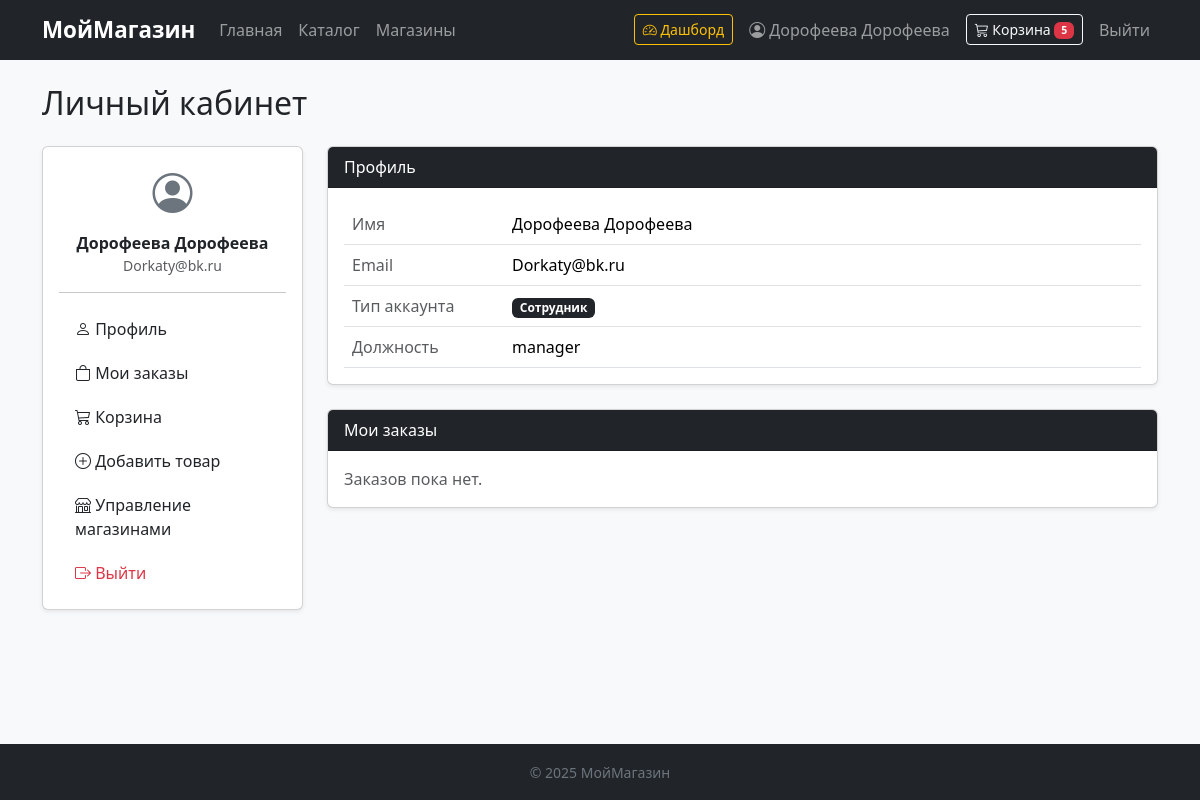
/account (signed in), run on the app's committed database.
### data/users.py (models this page shows, shortened)
class User(SqlAlchemyBase, UserMixin):
    __tablename__ = 'users'
    id = Column(Integer, primary_key=True, autoincrement=True)
    name = Column(String, nullable=True)
    email = Column(String, index=True, unique=True, nullable=True)
    hashed_password = Column(String, nullable=True)
    role = Column(Enum("admin", "user", "manager", "warehouse", "support", "courier", name="user_roles"), nullable=True)
    created_date = Column(DateTime, default=datetime.datetime.now)

### app.py (the view)
@app.route('/account')
@login_required
def account():
    return render_template('account.html', user=current_user)

### app.py (called while the page is built)
@contextmanager
def session_scope():
    db_sess = db_session.create_session()
    try:
        yield db_sess
    finally:
        db_sess.close()

def cart_count():
    if not current_user.is_authenticated:
        return 0
    with session_scope() as db_sess:
        items = db_sess.query(Cart).filter(Cart.user_id == current_user.id).all()
        return sum(item.quantity for item in items)

@app.context_processor
def inject_cart_count():
    return dict(cart_count=cart_count())

@login_manager.user_loader
def load_user(user_id):
    with session_scope() as db_sess:
        return db_sess.get(User, user_id)

### data/db_session.py (called while the page is built)
def create_session() -> Session:
    global __factory
    return __factory()

### templates/account.html (shortened to what this page needs)
{% extends 'base.html' %}
{% block content %}
<h2 class="mb-4">Личный кабинет</h2>
<div class="row g-4">
    <div class="col-md-3">
        <div class="card shadow-sm">
            <div class="card-body">
                <div class="text-center mb-3">
                    <i class="bi bi-person-circle fs-1 text-secondary"></i>
                    <p class="fw-bold mt-2 mb-0">{{ user.name }}</p>
                    <p class="text-muted small">{{ user.email }}</p>
                </div>
                <hr>
                <ul class="nav flex-column gap-1">
                    <li><a href="{{ url_for('account') }}" class="nav-link text-dark"><i class="bi bi-person"></i> Профиль</a></li>
                    <li><a href="#" class="nav-link text-dark"><i class="bi bi-bag"></i> Мои заказы</a></li>
                    <li><a href="{{ url_for('cart') }}" class="nav-link text-dark"><i class="bi bi-cart3"></i> Корзина</a></li>
                    {% if user.role in ["admin", "manager", "warehouse"] %}
                    <li><a href="{{ url_for('add_product') }}" class="nav-link text-dark"><i class="bi bi-plus-circle"></i> Добавить товар</a></li>
                    <li><a href="{{ url_for('stores') }}" class="nav-link text-dark"><i class="bi bi-shop"></i> Управление магазинами</a></li>
                    {% endif %}
                    <li><a href="{{ url_for('logout') }}" class="nav-link text-danger"><i class="bi bi-box-arrow-right"></i> Выйти</a></li>
                </ul>
            </div>
        </div>
    </div>
    <div class="col-md-9">
        <div class="card shadow-sm mb-4">
            <div class="card-header bg-dark text-white">Профиль</div>
            <div class="card-body">
                <table class="table mb-0">
                    <tr>
                        <td class="text-muted" style="width:160px;">Имя</td>
                        <td>{{ user.name or '—' }}</td>
                    </tr>
                    <tr>
                        <td class="text-muted">Email</td>
                        <td>{{ user.email }}</td>
                    </tr>
                    <tr>
                        <td class="text-muted">Тип аккаунта</td>
                        <td>
                            {% if user.role == 'user' %}
                            <span class="badge bg-secondary">Покупатель</span>
                            {% else %}
                            <span class="badge bg-dark">Сотрудник</span>
                            {% endif %}
                        </td>
                    </tr>
                    {% if user.role != 'user' %}
                    <tr>
                        <td class="text-muted">Должность</td>
                        <td>{{ user.role }}</td>
                    </tr>
                    {% endif %}
                </table>
            </div>
        </div>
        <div class="card shadow-sm">
            <div class="card-header bg-dark text-white">Мои заказы</div>
            <div class="card-body text-muted">Заказов пока нет.</div>
        </div>
    </div>
</div>
{% endblock %}

### templates/base.html (shortened to what this page needs)
<!DOCTYPE html>
<html lang="ru">
<head>
    <link href="https://cdn.jsdelivr.net/npm/bootstrap@5.3.3/dist/css/bootstrap.min.css" rel="stylesheet">
    <link href="https://cdn.jsdelivr.net/npm/bootstrap-icons@1.11.3/font/bootstrap-icons.css" rel="stylesheet">
</head>
<body class="bg-light">
<nav class="navbar navbar-expand-lg navbar-dark bg-dark">
    <div class="container">
        <a class="navbar-brand" href="{{ url_for('index') }}">МойМагазин</a>
        <div class="collapse navbar-collapse" id="navMenu">
            <ul class="navbar-nav me-auto">
                <li class="nav-item"><a class="nav-link" href="{{ url_for('index') }}">Главная</a></li>
                <li class="nav-item"><a class="nav-link" href="{{ url_for('catalog') }}">Каталог</a></li>
                <li class="nav-item"><a class="nav-link" href="{{ url_for('stores') }}">Магазины</a></li>
            </ul>
            <ul class="navbar-nav align-items-center gap-2">
                {% if current_user.is_authenticated %}
                    {% if current_user.role in ["admin", "manager", "warehouse", "support", "courier"] %}
                    <li class="nav-item">
                        <a class="btn btn-sm btn-outline-warning" href="{{ url_for('dashboard') }}">
                            <i class="bi bi-speedometer2"></i> Дашборд
                        </a>
                    </li>
                    {% endif %}
                    <li class="nav-item">
                        <a class="nav-link" href="{{ url_for('account') }}">
                            <i class="bi bi-person-circle"></i> {{ current_user.name }}
                        </a>
                    </li>
                    <li class="nav-item">
                        <a class="btn btn-sm btn-outline-light" href="{{ url_for('cart') }}">
                            <i class="bi bi-cart3"></i> Корзина
                            {% if cart_count > 0 %}
                            <span class="badge bg-danger">{{ cart_count }}</span>
                            {% endif %}
                        </a>
                    </li>
                    <li class="nav-item">
                        <a class="nav-link" href="{{ url_for('logout') }}">Выйти</a>
                    </li>
                {% else %}
                    <li class="nav-item"><a class="nav-link" href="{{ url_for('login') }}">Войти</a></li>
                    <li class="nav-item">
                        <a class="btn btn-sm btn-outline-light" href="{{ url_for('register') }}">Регистрация</a>
                    </li>
                {% endif %}
            </ul>
        </div>
    </div>
</nav>
<main class="container my-4">
    {% block content %}{% endblock %}
</main>
<footer class="bg-dark text-secondary text-center py-3 mt-5">
    <small>&copy; 2025 МойМагазин</small>
</footer>
</body>
</html>

### templates/base.html (style rules this page uses)
.navbar-brand { font-weight: 700; font-size: 1.4rem; }
html, body { height: 100%; }
body { display: flex; flex-direction: column; min-height: 100vh; }
main { flex: 1 0 auto; }
footer { flex-shrink: 0; }

### data on the page
User: name "Дорофеева Дорофеева", email "Dorkaty@bk.ru", role "manager"

### other printed values
{{ cart_count }} "5"
